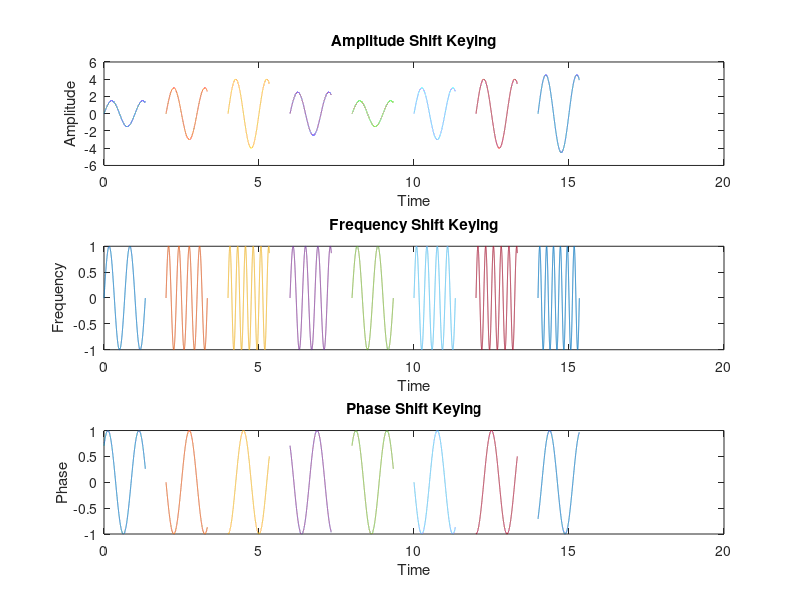

MATLAB code for this plot:
close all;
clc;
fs=5000;
ts=1/fs;
x=[0 0 1 1  0 0 1 1 0 0 1 1 0 0 1 1 0 0 1 1 0 1 1 1];
nx=size(x,2);
a000=1;
a001=1.5;
a010=2;
a011=2.5;
a100=3;
a101=3.5;
a110=4;
a111=4.5;

f000=1;
f001=1.5;
f010=2;
f011=2.5;
f100=3;
f101=3.5;
f110=4;
f111=4.5;

p000=0;
p001=pi/4;
p010=pi/2;
p011=3*pi/4;
p100=pi;
p101=5*pi/4;
p110=3*pi/2;
p111=7*pi/4;

pd=2;
i=1;
while(i<nx+1)
    t=(i-1)/3*pd:ts:(i+1)/3*pd;
    if x(i)==0 && x(i+1)==0 &&x(i+2)==0
        ask=a000*sin(2*pi*f000*t);
        fsk=a000*sin(2*pi*f000*t);
        psk=a000*sin(2*pi*f000*t+p000);
   
    elseif x(i)==0 && x(i+1)==0 && x(i+2)==1
        ask=a001*sin(2*pi*f000*t);
        fsk=a000*sin(2*pi*f001*t);
        psk=a000*sin(2*pi*f000*t+p001);
    elseif x(i)==0 && x(i+1)==1 && x(i+2)==0
        ask=a010*sin(2*pi*f000*t);
        fsk=a000*sin(2*pi*f010*t);
        psk=a000*sin(2*pi*f000*t+p010);
    elseif x(i)==0 && x(i+1)==1 && x(i+2)==1
        ask=a011*sin(2*pi*f000*t);
        fsk=a000*sin(2*pi*f011*t);
        psk=a000*sin(2*pi*f000*t+p011);
    elseif x(i)==1 && x(i+1)==0 && x(i+2)==0
        ask=a100*sin(2*pi*f000*t);
        fsk=a000*sin(2*pi*f100*t);
        psk=a000*sin(2*pi*f000*t+p100);
    elseif x(i)==1 && x(i+1)==0 && x(i+2)==1
       ask=a101*sin(2*pi*f000*t);
        fsk=a000*sin(2*pi*f101*t);
        psk=a000*sin(2*pi*f000*t+p101);
    elseif x(i)==1 && x(i+1)==1 && x(i+2)==0
       ask=a110*sin(2*pi*f000*t);
        fsk=a000*sin(2*pi*f110*t);
        psk=a000*sin(2*pi*f000*t+p110);
    else 
        ask=a111*sin(2*pi*f000*t);
        fsk=a000*sin(2*pi*f111*t);
        psk=a000*sin(2*pi*f000*t+p111);
    end
   i=i+3;
   subplot(3,1,1);
   plot(t,ask);
   hold on
   xlabel('Time');
   ylabel('Amplitude');
   title('Amplitude Shift Keying');
   subplot(3,1,2);
   plot(t,fsk);
   hold on
   xlabel('Time');
   ylabel('Frequency');
   title('Frequency Shift Keying');
   subplot(3,1,3);
   plot(t,psk);
   hold on
   xlabel('Time');
   ylabel('Phase');
   title('Phase Shift Keying');
   
end
 hold off